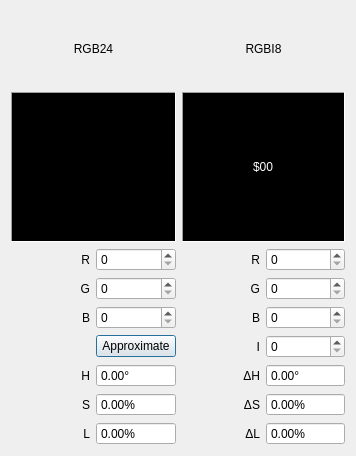
<?xml version="1.0" encoding="UTF-8"?>
<ui version="4.0">
 <class>Dialog</class>
 <widget class="QDialog" name="Dialog">
  <property name="geometry">
   <rect>
    <x>0</x>
    <y>0</y>
    <width>356</width>
    <height>456</height>
   </rect>
  </property>
  <property name="sizePolicy">
   <sizepolicy hsizetype="Minimum" vsizetype="Minimum">
    <horstretch>0</horstretch>
    <verstretch>0</verstretch>
   </sizepolicy>
  </property>
  <property name="windowTitle">
   <string>Palette Calculator</string>
  </property>
  <layout class="QGridLayout" name="gridLayout">
   <item row="9" column="3">
    <widget class="QDoubleSpinBox" name="doubleSpinBox_dh">
     <property name="readOnly">
      <bool>true</bool>
     </property>
     <property name="buttonSymbols">
      <enum>QAbstractSpinBox::NoButtons</enum>
     </property>
     <property name="suffix">
      <string>°</string>
     </property>
     <property name="minimum">
      <double>-180.000000000000000</double>
     </property>
     <property name="maximum">
      <double>180.000000000000000</double>
     </property>
    </widget>
   </item>
   <item row="5" column="1">
    <widget class="QSpinBox" name="spinBox_r8">
     <property name="buttonSymbols">
      <enum>QAbstractSpinBox::UpDownArrows</enum>
     </property>
     <property name="maximum">
      <number>255</number>
     </property>
     <property name="displayIntegerBase">
      <number>16</number>
     </property>
    </widget>
   </item>
   <item row="11" column="2">
    <widget class="QLabel" name="label_dl">
     <property name="text">
      <string>ΔL</string>
     </property>
     <property name="alignment">
      <set>Qt::AlignRight|Qt::AlignTrailing|Qt::AlignVCenter</set>
     </property>
    </widget>
   </item>
   <item row="7" column="0">
    <widget class="QLabel" name="label_b8">
     <property name="text">
      <string>B</string>
     </property>
     <property name="alignment">
      <set>Qt::AlignRight|Qt::AlignTrailing|Qt::AlignVCenter</set>
     </property>
    </widget>
   </item>
   <item row="5" column="2">
    <widget class="QLabel" name="label_r2">
     <property name="text">
      <string>R</string>
     </property>
     <property name="alignment">
      <set>Qt::AlignRight|Qt::AlignTrailing|Qt::AlignVCenter</set>
     </property>
    </widget>
   </item>
   <item row="10" column="2">
    <widget class="QLabel" name="label_ds">
     <property name="text">
      <string>ΔS</string>
     </property>
     <property name="alignment">
      <set>Qt::AlignRight|Qt::AlignTrailing|Qt::AlignVCenter</set>
     </property>
    </widget>
   </item>
   <item row="6" column="1">
    <widget class="QSpinBox" name="spinBox_g8">
     <property name="maximum">
      <number>255</number>
     </property>
     <property name="displayIntegerBase">
      <number>16</number>
     </property>
    </widget>
   </item>
   <item row="9" column="1">
    <widget class="QDoubleSpinBox" name="doubleSpinBox_h">
     <property name="readOnly">
      <bool>true</bool>
     </property>
     <property name="buttonSymbols">
      <enum>QAbstractSpinBox::NoButtons</enum>
     </property>
     <property name="suffix">
      <string>°</string>
     </property>
     <property name="maximum">
      <double>360.000000000000000</double>
     </property>
    </widget>
   </item>
   <item row="0" column="0" colspan="2">
    <widget class="QLabel" name="label_rgb24">
     <property name="text">
      <string>RGB24</string>
     </property>
     <property name="alignment">
      <set>Qt::AlignCenter</set>
     </property>
    </widget>
   </item>
   <item row="5" column="0">
    <widget class="QLabel" name="label_r8">
     <property name="text">
      <string>R</string>
     </property>
     <property name="alignment">
      <set>Qt::AlignRight|Qt::AlignTrailing|Qt::AlignVCenter</set>
     </property>
    </widget>
   </item>
   <item row="3" column="2" rowspan="2" colspan="2">
    <widget class="QFrame" name="frame_rgbi8">
     <property name="minimumSize">
      <size>
       <width>150</width>
       <height>150</height>
      </size>
     </property>
     <property name="palette">
      <palette>
       <active>
        <colorrole role="Base">
         <brush brushstyle="SolidPattern">
          <color alpha="255">
           <red>64</red>
           <green>69</green>
           <blue>82</blue>
          </color>
         </brush>
        </colorrole>
        <colorrole role="Window">
         <brush brushstyle="SolidPattern">
          <color alpha="255">
           <red>0</red>
           <green>0</green>
           <blue>0</blue>
          </color>
         </brush>
        </colorrole>
       </active>
       <inactive>
        <colorrole role="Base">
         <brush brushstyle="SolidPattern">
          <color alpha="255">
           <red>64</red>
           <green>69</green>
           <blue>82</blue>
          </color>
         </brush>
        </colorrole>
        <colorrole role="Window">
         <brush brushstyle="SolidPattern">
          <color alpha="255">
           <red>0</red>
           <green>0</green>
           <blue>0</blue>
          </color>
         </brush>
        </colorrole>
       </inactive>
       <disabled>
        <colorrole role="Base">
         <brush brushstyle="SolidPattern">
          <color alpha="255">
           <red>0</red>
           <green>0</green>
           <blue>0</blue>
          </color>
         </brush>
        </colorrole>
        <colorrole role="Window">
         <brush brushstyle="SolidPattern">
          <color alpha="255">
           <red>0</red>
           <green>0</green>
           <blue>0</blue>
          </color>
         </brush>
        </colorrole>
       </disabled>
      </palette>
     </property>
     <property name="autoFillBackground">
      <bool>true</bool>
     </property>
     <property name="frameShape">
      <enum>QFrame::Panel</enum>
     </property>
     <property name="frameShadow">
      <enum>QFrame::Sunken</enum>
     </property>
     <property name="lineWidth">
      <number>1</number>
     </property>
     <layout class="QGridLayout" name="gridLayout_3">
      <item row="0" column="0">
       <widget class="QLabel" name="label_hex">
        <property name="sizePolicy">
         <sizepolicy hsizetype="Maximum" vsizetype="Maximum">
          <horstretch>0</horstretch>
          <verstretch>0</verstretch>
         </sizepolicy>
        </property>
        <property name="palette">
         <palette>
          <active>
           <colorrole role="WindowText">
            <brush brushstyle="SolidPattern">
             <color alpha="255">
              <red>255</red>
              <green>255</green>
              <blue>255</blue>
             </color>
            </brush>
           </colorrole>
          </active>
          <inactive>
           <colorrole role="WindowText">
            <brush brushstyle="SolidPattern">
             <color alpha="255">
              <red>255</red>
              <green>255</green>
              <blue>255</blue>
             </color>
            </brush>
           </colorrole>
          </inactive>
          <disabled>
           <colorrole role="WindowText">
            <brush brushstyle="SolidPattern">
             <color alpha="255">
              <red>145</red>
              <green>145</green>
              <blue>145</blue>
             </color>
            </brush>
           </colorrole>
          </disabled>
         </palette>
        </property>
        <property name="text">
         <string>$00</string>
        </property>
       </widget>
      </item>
     </layout>
    </widget>
   </item>
   <item row="7" column="2">
    <widget class="QLabel" name="label_b2">
     <property name="text">
      <string>B</string>
     </property>
     <property name="alignment">
      <set>Qt::AlignRight|Qt::AlignTrailing|Qt::AlignVCenter</set>
     </property>
    </widget>
   </item>
   <item row="11" column="0">
    <widget class="QLabel" name="label_l">
     <property name="text">
      <string>L</string>
     </property>
     <property name="alignment">
      <set>Qt::AlignRight|Qt::AlignTrailing|Qt::AlignVCenter</set>
     </property>
    </widget>
   </item>
   <item row="8" column="1">
    <widget class="QPushButton" name="pushButton_approximate">
     <property name="text">
      <string>Approximate</string>
     </property>
     <property name="flat">
      <bool>false</bool>
     </property>
    </widget>
   </item>
   <item row="6" column="2">
    <widget class="QLabel" name="label_g2">
     <property name="text">
      <string>G</string>
     </property>
     <property name="alignment">
      <set>Qt::AlignRight|Qt::AlignTrailing|Qt::AlignVCenter</set>
     </property>
    </widget>
   </item>
   <item row="6" column="0">
    <widget class="QLabel" name="label_g8">
     <property name="text">
      <string>G</string>
     </property>
     <property name="alignment">
      <set>Qt::AlignRight|Qt::AlignTrailing|Qt::AlignVCenter</set>
     </property>
    </widget>
   </item>
   <item row="5" column="3">
    <widget class="QSpinBox" name="spinBox_r2">
     <property name="maximum">
      <number>3</number>
     </property>
    </widget>
   </item>
   <item row="8" column="2">
    <widget class="QLabel" name="label_i2">
     <property name="text">
      <string>I</string>
     </property>
     <property name="alignment">
      <set>Qt::AlignRight|Qt::AlignTrailing|Qt::AlignVCenter</set>
     </property>
    </widget>
   </item>
   <item row="7" column="3">
    <widget class="QSpinBox" name="spinBox_b2">
     <property name="maximum">
      <number>3</number>
     </property>
    </widget>
   </item>
   <item row="11" column="1">
    <widget class="QDoubleSpinBox" name="doubleSpinBox_l">
     <property name="readOnly">
      <bool>true</bool>
     </property>
     <property name="buttonSymbols">
      <enum>QAbstractSpinBox::NoButtons</enum>
     </property>
     <property name="suffix">
      <string>%</string>
     </property>
     <property name="maximum">
      <double>100.000000000000000</double>
     </property>
    </widget>
   </item>
   <item row="3" column="0" rowspan="2" colspan="2">
    <widget class="QFrame" name="frame_rgb24">
     <property name="minimumSize">
      <size>
       <width>150</width>
       <height>150</height>
      </size>
     </property>
     <property name="palette">
      <palette>
       <active>
        <colorrole role="Base">
         <brush brushstyle="SolidPattern">
          <color alpha="255">
           <red>64</red>
           <green>69</green>
           <blue>82</blue>
          </color>
         </brush>
        </colorrole>
        <colorrole role="Window">
         <brush brushstyle="SolidPattern">
          <color alpha="255">
           <red>0</red>
           <green>0</green>
           <blue>0</blue>
          </color>
         </brush>
        </colorrole>
       </active>
       <inactive>
        <colorrole role="Base">
         <brush brushstyle="SolidPattern">
          <color alpha="255">
           <red>64</red>
           <green>69</green>
           <blue>82</blue>
          </color>
         </brush>
        </colorrole>
        <colorrole role="Window">
         <brush brushstyle="SolidPattern">
          <color alpha="255">
           <red>0</red>
           <green>0</green>
           <blue>0</blue>
          </color>
         </brush>
        </colorrole>
       </inactive>
       <disabled>
        <colorrole role="Base">
         <brush brushstyle="SolidPattern">
          <color alpha="255">
           <red>0</red>
           <green>0</green>
           <blue>0</blue>
          </color>
         </brush>
        </colorrole>
        <colorrole role="Window">
         <brush brushstyle="SolidPattern">
          <color alpha="255">
           <red>0</red>
           <green>0</green>
           <blue>0</blue>
          </color>
         </brush>
        </colorrole>
       </disabled>
      </palette>
     </property>
     <property name="autoFillBackground">
      <bool>true</bool>
     </property>
     <property name="frameShape">
      <enum>QFrame::Panel</enum>
     </property>
     <property name="frameShadow">
      <enum>QFrame::Sunken</enum>
     </property>
     <property name="lineWidth">
      <number>1</number>
     </property>
     <layout class="QGridLayout" name="gridLayout_2">
      <property name="sizeConstraint">
       <enum>QLayout::SetMaximumSize</enum>
      </property>
      <property name="leftMargin">
       <number>0</number>
      </property>
      <property name="topMargin">
       <number>0</number>
      </property>
      <property name="rightMargin">
       <number>0</number>
      </property>
      <property name="bottomMargin">
       <number>0</number>
      </property>
      <property name="spacing">
       <number>0</number>
      </property>
      <item row="0" column="0">
       <widget class="QPushButton" name="pushButton_pick">
        <property name="sizePolicy">
         <sizepolicy hsizetype="Minimum" vsizetype="Minimum">
          <horstretch>0</horstretch>
          <verstretch>0</verstretch>
         </sizepolicy>
        </property>
        <property name="cursor">
         <cursorShape>PointingHandCursor</cursorShape>
        </property>
        <property name="text">
         <string/>
        </property>
        <property name="flat">
         <bool>true</bool>
        </property>
       </widget>
      </item>
     </layout>
    </widget>
   </item>
   <item row="10" column="3">
    <widget class="QDoubleSpinBox" name="doubleSpinBox_ds">
     <property name="readOnly">
      <bool>true</bool>
     </property>
     <property name="buttonSymbols">
      <enum>QAbstractSpinBox::NoButtons</enum>
     </property>
     <property name="suffix">
      <string>%</string>
     </property>
     <property name="minimum">
      <double>-100.000000000000000</double>
     </property>
     <property name="maximum">
      <double>100.000000000000000</double>
     </property>
    </widget>
   </item>
   <item row="11" column="3">
    <widget class="QDoubleSpinBox" name="doubleSpinBox_dl">
     <property name="readOnly">
      <bool>true</bool>
     </property>
     <property name="buttonSymbols">
      <enum>QAbstractSpinBox::NoButtons</enum>
     </property>
     <property name="suffix">
      <string>%</string>
     </property>
     <property name="minimum">
      <double>-100.000000000000000</double>
     </property>
     <property name="maximum">
      <double>100.000000000000000</double>
     </property>
    </widget>
   </item>
   <item row="8" column="3">
    <widget class="QSpinBox" name="spinBox_i2">
     <property name="maximum">
      <number>3</number>
     </property>
    </widget>
   </item>
   <item row="9" column="2">
    <widget class="QLabel" name="label_dh">
     <property name="text">
      <string>ΔH</string>
     </property>
     <property name="alignment">
      <set>Qt::AlignRight|Qt::AlignTrailing|Qt::AlignVCenter</set>
     </property>
    </widget>
   </item>
   <item row="9" column="0">
    <widget class="QLabel" name="label_h">
     <property name="text">
      <string>H</string>
     </property>
     <property name="alignment">
      <set>Qt::AlignRight|Qt::AlignTrailing|Qt::AlignVCenter</set>
     </property>
    </widget>
   </item>
   <item row="7" column="1">
    <widget class="QSpinBox" name="spinBox_b8">
     <property name="maximum">
      <number>255</number>
     </property>
     <property name="displayIntegerBase">
      <number>16</number>
     </property>
    </widget>
   </item>
   <item row="6" column="3">
    <widget class="QSpinBox" name="spinBox_g2">
     <property name="maximum">
      <number>3</number>
     </property>
    </widget>
   </item>
   <item row="0" column="2" colspan="2">
    <widget class="QLabel" name="label_rgbi8">
     <property name="text">
      <string>RGBI8</string>
     </property>
     <property name="alignment">
      <set>Qt::AlignCenter</set>
     </property>
    </widget>
   </item>
   <item row="10" column="1">
    <widget class="QDoubleSpinBox" name="doubleSpinBox_s">
     <property name="readOnly">
      <bool>true</bool>
     </property>
     <property name="buttonSymbols">
      <enum>QAbstractSpinBox::NoButtons</enum>
     </property>
     <property name="suffix">
      <string>%</string>
     </property>
     <property name="maximum">
      <double>100.000000000000000</double>
     </property>
    </widget>
   </item>
   <item row="10" column="0">
    <widget class="QLabel" name="label_s">
     <property name="text">
      <string>S</string>
     </property>
     <property name="alignment">
      <set>Qt::AlignRight|Qt::AlignTrailing|Qt::AlignVCenter</set>
     </property>
    </widget>
   </item>
  </layout>
 </widget>
 <tabstops>
  <tabstop>pushButton_pick</tabstop>
  <tabstop>spinBox_r8</tabstop>
  <tabstop>spinBox_g8</tabstop>
  <tabstop>spinBox_b8</tabstop>
  <tabstop>pushButton_approximate</tabstop>
  <tabstop>spinBox_r2</tabstop>
  <tabstop>spinBox_g2</tabstop>
  <tabstop>spinBox_b2</tabstop>
  <tabstop>spinBox_i2</tabstop>
  <tabstop>doubleSpinBox_h</tabstop>
  <tabstop>doubleSpinBox_dh</tabstop>
  <tabstop>doubleSpinBox_s</tabstop>
  <tabstop>doubleSpinBox_ds</tabstop>
  <tabstop>doubleSpinBox_l</tabstop>
  <tabstop>doubleSpinBox_dl</tabstop>
 </tabstops>
 <resources/>
 <connections/>
</ui>
